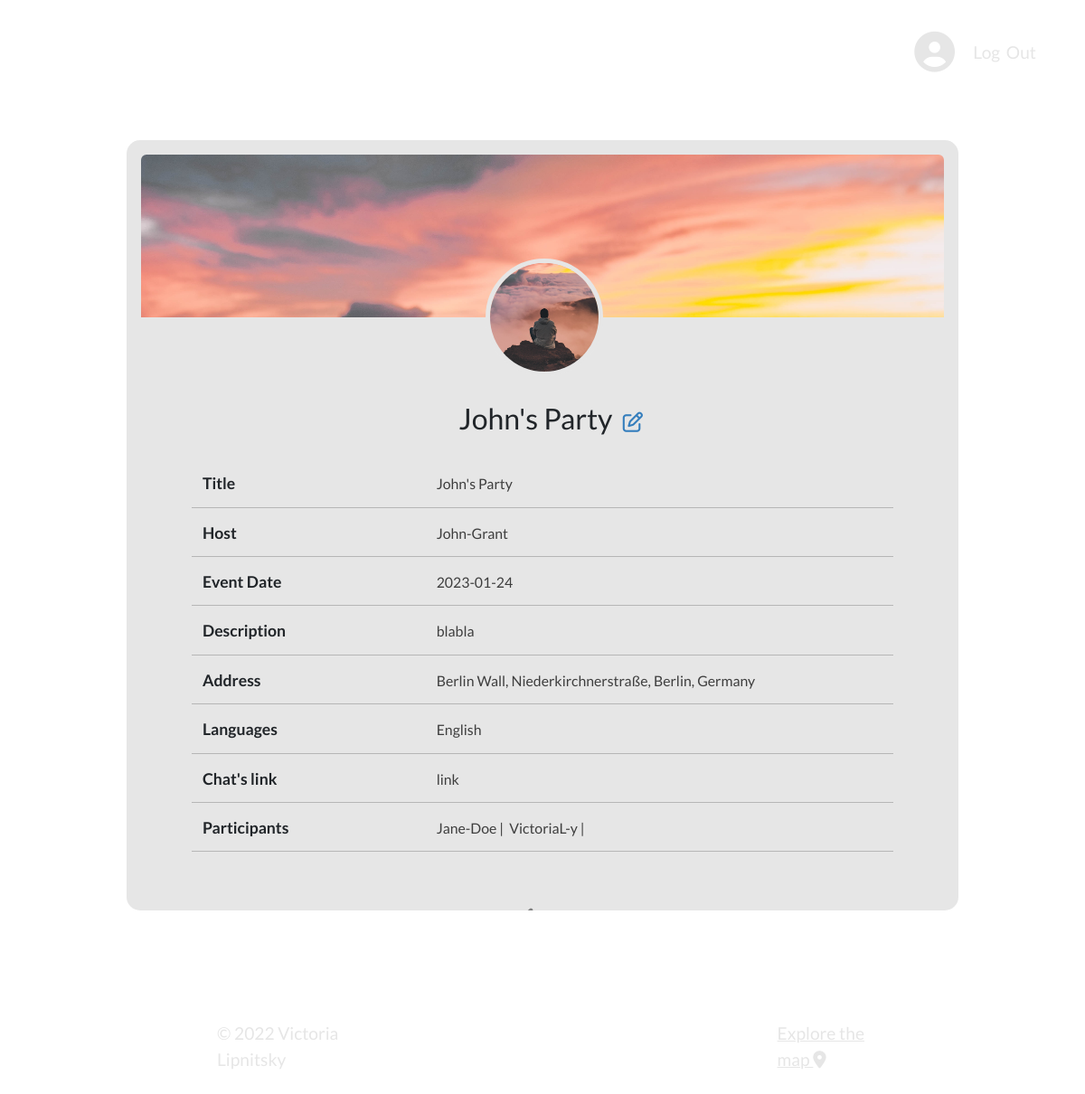
The page /party/3 (signed in) on the database as committed earlier.
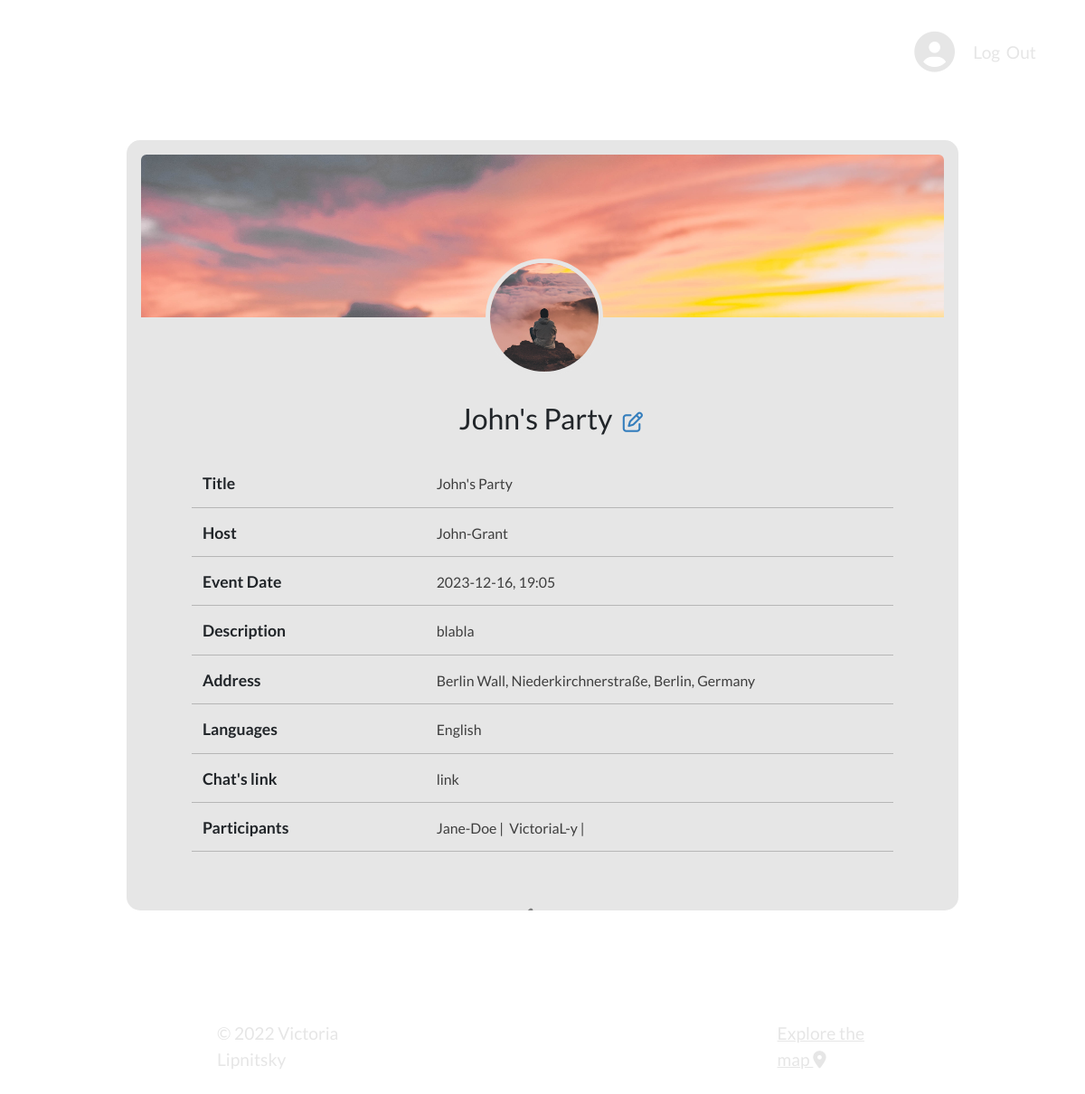
The same page on the database as committed later.
### app/models.py (models this page shows, shortened)
class Party(db.Model):
    __tablename__ = 'party'
    id = db.Column(db.Integer, primary_key=True)
    title = db.Column(db.String(30), nullable=False)
    date_posted = db.Column(db.DateTime, nullable=False, default=datetime.utcnow)
    date_time = db.Column(db.String(30), nullable=False)
    address = db.Column(db.String(30), nullable=False)
    lng = db.Column(db.String(30), nullable=False)
    lat = db.Column(db.String(30), nullable=False)
    whatsapp_link = db.Column(db.String(30), nullable=False)
    party_languages = db.Column(db.String(30), nullable=False)
    description = db.Column(db.Text, nullable=False)
    author_id = db.Column(db.Integer, db.ForeignKey('author.id'), nullable=False)

### app/routes.py (the view)
@app.route("/party/<int:party_id>")
def party(party_id):
    form = PartyForm()
    party = Party.query.get_or_404(party_id)
    image_avatar_file = url_for('static', filename='profile_pics/' + current_user.image_avatar_file)
    image_bg_file = url_for('static', filename='profile_pics/' + current_user.image_bg_file)
    return render_template('party.html', title=party.title, image_avatar_file=image_avatar_file, image_bg_file=image_bg_file, party=party, form=form)

### app/models.py (called while the page is built)
@login_manager.user_loader
def load_user(user_id):
    return User.query.get(int(user_id))

### app/templates/party.html (shortened to what this page needs)
{% extends "layout.html" %}
{% block content %}
<div class="profile-container party">
    <div class="profile-backg-img px-3 pb-3">
        <img class="rounded" src="{{ image_bg_file }}">
    </div>
    <div class="media mx-4 d-flex flex-column align-items-center justify-content-center">
        <img class="rounded-circle ms-4 profile-img" src="{{ image_avatar_file }}">
        <legend class="pt-3 pb-2 text-center">
            <h2>&nbsp;&nbsp;&nbsp;{{ party.title }}  <a href="{{ url_for('update_party', party_id=party.id) }}"><i class="fa-regular fa-pen-to-square edit-profile"></i></a></h2>
        </legend>
        <div class="row px-5 py-4 container-fluid user-data party-page">
            <div class="col-4">
                <span>{{ form.title.label }}</span>
            </div>
            <div class="col-8">
                <span>{{ party.title }}</span>
            </div>
            <div class="col-4">
                <span>Host</span>
            </div>
            <div class="col-8">
                <span>{{ party.author.username }}</span>
            </div>
            <div class="col-4">
                <span>{{ form.date_time.label }}</span>
            </div>
            <div class="col-8">
                <span>{{ party.date_time }}</span>
            </div>
            <div class="col-4">
                <span>{{ form.description.label }}</span>
            </div>
            <div class="col-8">
                <span>{{ party.description }}</span>
            </div>
            <div class="col-4">
                <span>{{ form.address.label }}</span>
            </div>
            <div class="col-8">
                <span>{{ party.address }}</span>
            </div>
            <div class="col-4">
                <span>{{ form.party_languages.label }}</span>
            </div>
            <div class="col-8">
                <span>{{ party.party_languages }}</span>
            </div>
            <div class="col-4">
                <span>{{ form.whatsapp_link.label }}</span>
            </div>
            <div class="col-8">
                <span>{{ party.whatsapp_link }}</span>
            </div>
            <div class="col-4">
                <span>Participants</span>
            </div>
            <div class="col-8">
                <span>
                    {% for follower in party.followers %}
                        {{ follower.username }}&nbsp;|&nbsp;
                    {% endfor %}
                </span>
            </div>
            <div class="form-group pt-0 mt-2 d-flex align-items-center justify-content-center">
                <a href="{{ url_for('profile') }}"><i class="fa-solid fa-arrow-left back-arrow"></i></a>
            </div>
        </div>
    </div>
</div>
<div class="container-fluid p-0 d-flex justify-content-between bottomInscription">
    <p>© 2022 Victoria Lipnitsky</p>
    <a href="{{ url_for('map') }}">Explore the map <i class="fa-solid fa-location-dot"></i></a>
</div>
{% endblock %}

Rows that differ between the two databases and show on the page:
changed Party "John's Party": date_time "2023-01-24" → "2023-12-16, 19:05"
